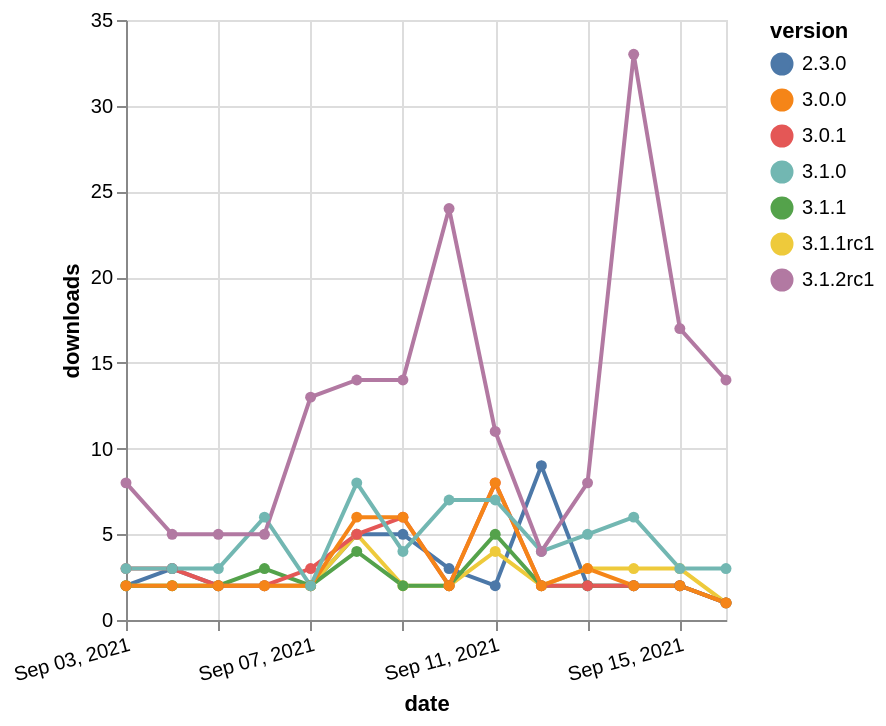

Describe this chart as a Vega-Lite specification.
### Vega-Lite specification from a JSON file in a GitHub repository (floating-point values rounded to 4 significant figures)
{"$schema": "https://vega.github.io/schema/vega-lite/v5.json", "description": "A simple bar chart with embedded data.", "data": {"values": [{"date": "2021-09-03", "total": 4599, "delta": 2, "version": "2.3.0"}, {"date": "2021-09-04", "total": 4602, "delta": 3, "version": "2.3.0"}, {"date": "2021-09-05", "total": 4604, "delta": 2, "version": "2.3.0"}, {"date": "2021-09-06", "total": 4606, "delta": 2, "version": "2.3.0"}, {"date": "2021-09-07", "total": 4608, "delta": 2, "version": "2.3.0"}, {"date": "2021-09-08", "total": 4613, "delta": 5, "version": "2.3.0"}, {"date": "2021-09-09", "total": 4618, "delta": 5, "version": "2.3.0"}, {"date": "2021-09-10", "total": 4621, "delta": 3, "version": "2.3.0"}, {"date": "2021-09-11", "total": 4623, "delta": 2, "version": "2.3.0"}, {"date": "2021-09-12", "total": 4632, "delta": 9, "version": "2.3.0"}, {"date": "2021-09-13", "total": 4634, "delta": 2, "version": "2.3.0"}, {"date": "2021-09-14", "total": 4636, "delta": 2, "version": "2.3.0"}, {"date": "2021-09-15", "total": 4638, "delta": 2, "version": "2.3.0"}, {"date": "2021-09-16", "total": 4639, "delta": 1, "version": "2.3.0"}, {"date": "2021-09-03", "total": 6971, "delta": 2, "version": "3.1.1rc1"}, {"date": "2021-09-04", "total": 6973, "delta": 2, "version": "3.1.1rc1"}, {"date": "2021-09-05", "total": 6975, "delta": 2, "version": "3.1.1rc1"}, {"date": "2021-09-06", "total": 6977, "delta": 2, "version": "3.1.1rc1"}, {"date": "2021-09-07", "total": 6979, "delta": 2, "version": "3.1.1rc1"}, {"date": "2021-09-08", "total": 6984, "delta": 5, "version": "3.1.1rc1"}, {"date": "2021-09-09", "total": 6986, "delta": 2, "version": "3.1.1rc1"}, {"date": "2021-09-10", "total": 6988, "delta": 2, "version": "3.1.1rc1"}, {"date": "2021-09-11", "total": 6992, "delta": 4, "version": "3.1.1rc1"}, {"date": "2021-09-12", "total": 6994, "delta": 2, "version": "3.1.1rc1"}, {"date": "2021-09-13", "total": 6997, "delta": 3, "version": "3.1.1rc1"}, {"date": "2021-09-14", "total": 7000, "delta": 3, "version": "3.1.1rc1"}, {"date": "2021-09-15", "total": 7003, "delta": 3, "version": "3.1.1rc1"}, {"date": "2021-09-16", "total": 7004, "delta": 1, "version": "3.1.1rc1"}, {"date": "2021-09-03", "total": 2515, "delta": 2, "version": "3.1.1"}, {"date": "2021-09-04", "total": 2517, "delta": 2, "version": "3.1.1"}, {"date": "2021-09-05", "total": 2519, "delta": 2, "version": "3.1.1"}, {"date": "2021-09-06", "total": 2522, "delta": 3, "version": "3.1.1"}, {"date": "2021-09-07", "total": 2524, "delta": 2, "version": "3.1.1"}, {"date": "2021-09-08", "total": 2528, "delta": 4, "version": "3.1.1"}, {"date": "2021-09-09", "total": 2530, "delta": 2, "version": "3.1.1"}, {"date": "2021-09-10", "total": 2532, "delta": 2, "version": "3.1.1"}, {"date": "2021-09-11", "total": 2537, "delta": 5, "version": "3.1.1"}, {"date": "2021-09-12", "total": 2539, "delta": 2, "version": "3.1.1"}, {"date": "2021-09-13", "total": 2541, "delta": 2, "version": "3.1.1"}, {"date": "2021-09-14", "total": 2543, "delta": 2, "version": "3.1.1"}, {"date": "2021-09-15", "total": 2545, "delta": 2, "version": "3.1.1"}, {"date": "2021-09-16", "total": 2546, "delta": 1, "version": "3.1.1"}, {"date": "2021-09-03", "total": 3566, "delta": 3, "version": "3.0.1"}, {"date": "2021-09-04", "total": 3569, "delta": 3, "version": "3.0.1"}, {"date": "2021-09-05", "total": 3571, "delta": 2, "version": "3.0.1"}, {"date": "2021-09-06", "total": 3573, "delta": 2, "version": "3.0.1"}, {"date": "2021-09-07", "total": 3576, "delta": 3, "version": "3.0.1"}, {"date": "2021-09-08", "total": 3581, "delta": 5, "version": "3.0.1"}, {"date": "2021-09-09", "total": 3587, "delta": 6, "version": "3.0.1"}, {"date": "2021-09-10", "total": 3589, "delta": 2, "version": "3.0.1"}, {"date": "2021-09-11", "total": 3597, "delta": 8, "version": "3.0.1"}, {"date": "2021-09-12", "total": 3599, "delta": 2, "version": "3.0.1"}, {"date": "2021-09-13", "total": 3601, "delta": 2, "version": "3.0.1"}, {"date": "2021-09-14", "total": 3603, "delta": 2, "version": "3.0.1"}, {"date": "2021-09-15", "total": 3605, "delta": 2, "version": "3.0.1"}, {"date": "2021-09-16", "total": 3606, "delta": 1, "version": "3.0.1"}, {"date": "2021-09-03", "total": 2821, "delta": 2, "version": "3.0.0"}, {"date": "2021-09-04", "total": 2823, "delta": 2, "version": "3.0.0"}, {"date": "2021-09-05", "total": 2825, "delta": 2, "version": "3.0.0"}, {"date": "2021-09-06", "total": 2827, "delta": 2, "version": "3.0.0"}, {"date": "2021-09-07", "total": 2829, "delta": 2, "version": "3.0.0"}, {"date": "2021-09-08", "total": 2835, "delta": 6, "version": "3.0.0"}, {"date": "2021-09-09", "total": 2841, "delta": 6, "version": "3.0.0"}, {"date": "2021-09-10", "total": 2843, "delta": 2, "version": "3.0.0"}, {"date": "2021-09-11", "total": 2851, "delta": 8, "version": "3.0.0"}, {"date": "2021-09-12", "total": 2853, "delta": 2, "version": "3.0.0"}, {"date": "2021-09-13", "total": 2856, "delta": 3, "version": "3.0.0"}, {"date": "2021-09-14", "total": 2858, "delta": 2, "version": "3.0.0"}, {"date": "2021-09-15", "total": 2860, "delta": 2, "version": "3.0.0"}, {"date": "2021-09-16", "total": 2861, "delta": 1, "version": "3.0.0"}, {"date": "2021-09-03", "total": 3417, "delta": 3, "version": "3.1.0"}, {"date": "2021-09-04", "total": 3420, "delta": 3, "version": "3.1.0"}, {"date": "2021-09-05", "total": 3423, "delta": 3, "version": "3.1.0"}, {"date": "2021-09-06", "total": 3429, "delta": 6, "version": "3.1.0"}, {"date": "2021-09-07", "total": 3431, "delta": 2, "version": "3.1.0"}, {"date": "2021-09-08", "total": 3439, "delta": 8, "version": "3.1.0"}, {"date": "2021-09-09", "total": 3443, "delta": 4, "version": "3.1.0"}, {"date": "2021-09-10", "total": 3450, "delta": 7, "version": "3.1.0"}, {"date": "2021-09-11", "total": 3457, "delta": 7, "version": "3.1.0"}, {"date": "2021-09-12", "total": 3461, "delta": 4, "version": "3.1.0"}, {"date": "2021-09-13", "total": 3466, "delta": 5, "version": "3.1.0"}, {"date": "2021-09-14", "total": 3472, "delta": 6, "version": "3.1.0"}, {"date": "2021-09-15", "total": 3475, "delta": 3, "version": "3.1.0"}, {"date": "2021-09-16", "total": 3478, "delta": 3, "version": "3.1.0"}, {"date": "2021-09-03", "total": 6757, "delta": 8, "version": "3.1.2rc1"}, {"date": "2021-09-04", "total": 6762, "delta": 5, "version": "3.1.2rc1"}, {"date": "2021-09-05", "total": 6767, "delta": 5, "version": "3.1.2rc1"}, {"date": "2021-09-06", "total": 6772, "delta": 5, "version": "3.1.2rc1"}, {"date": "2021-09-07", "total": 6785, "delta": 13, "version": "3.1.2rc1"}, {"date": "2021-09-08", "total": 6799, "delta": 14, "version": "3.1.2rc1"}, {"date": "2021-09-09", "total": 6813, "delta": 14, "version": "3.1.2rc1"}, {"date": "2021-09-10", "total": 6837, "delta": 24, "version": "3.1.2rc1"}, {"date": "2021-09-11", "total": 6848, "delta": 11, "version": "3.1.2rc1"}, {"date": "2021-09-12", "total": 6852, "delta": 4, "version": "3.1.2rc1"}, {"date": "2021-09-13", "total": 6860, "delta": 8, "version": "3.1.2rc1"}, {"date": "2021-09-14", "total": 6893, "delta": 33, "version": "3.1.2rc1"}, {"date": "2021-09-15", "total": 6910, "delta": 17, "version": "3.1.2rc1"}, {"date": "2021-09-16", "total": 6924, "delta": 14, "version": "3.1.2rc1"}]}, "width": "container", "mark": {"type": "line", "point": {"filled": true}}, "encoding": {"x": {"field": "date", "type": "temporal", "timeUnit": "yearmonthdate", "title": "date", "axis": {"labelAngle": -15}}, "y": {"field": "delta", "type": "quantitative", "title": "downloads"}, "color": {"field": "version", "type": "nominal"}, "tooltip": {"field": "delta"}}}
